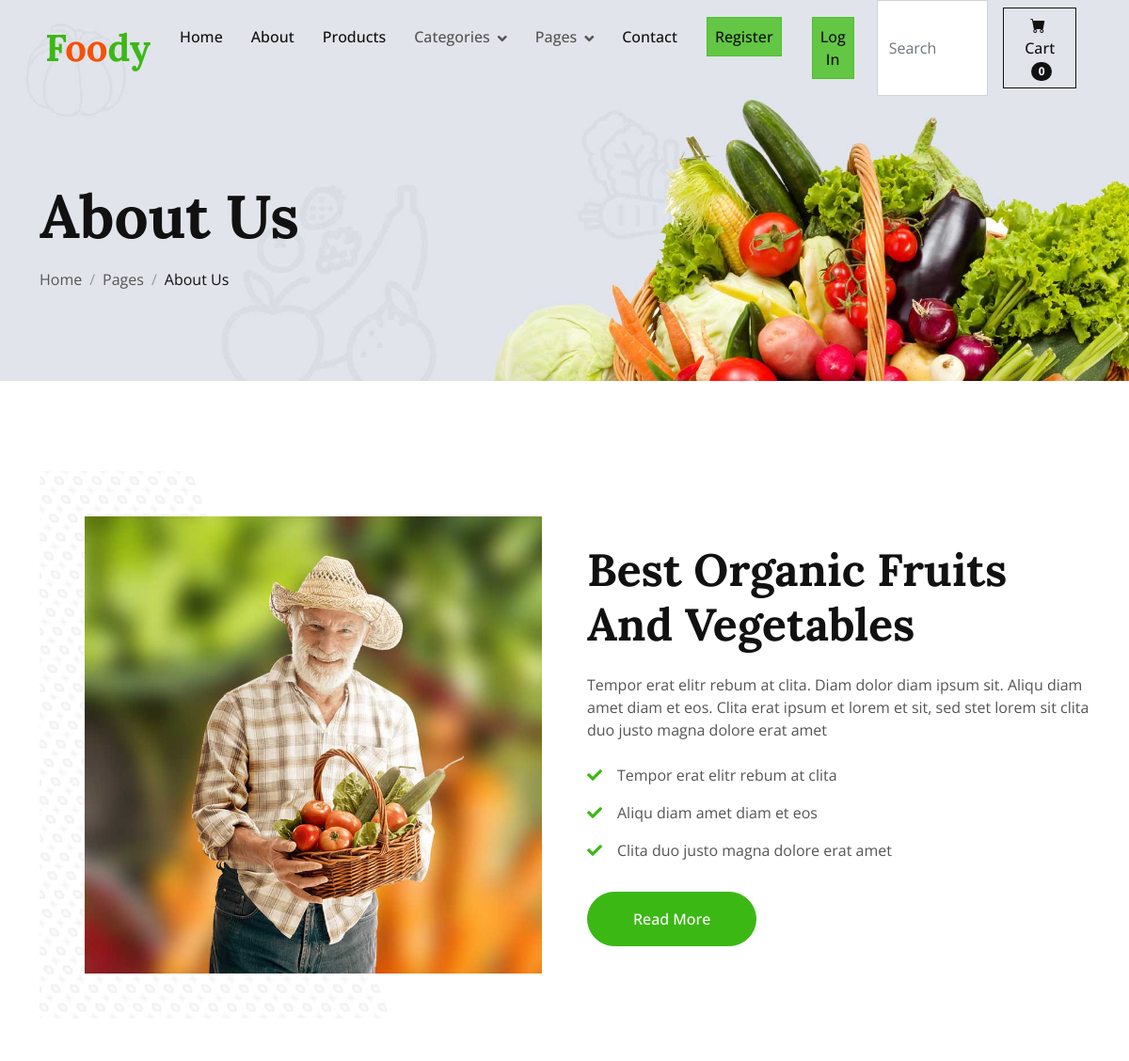
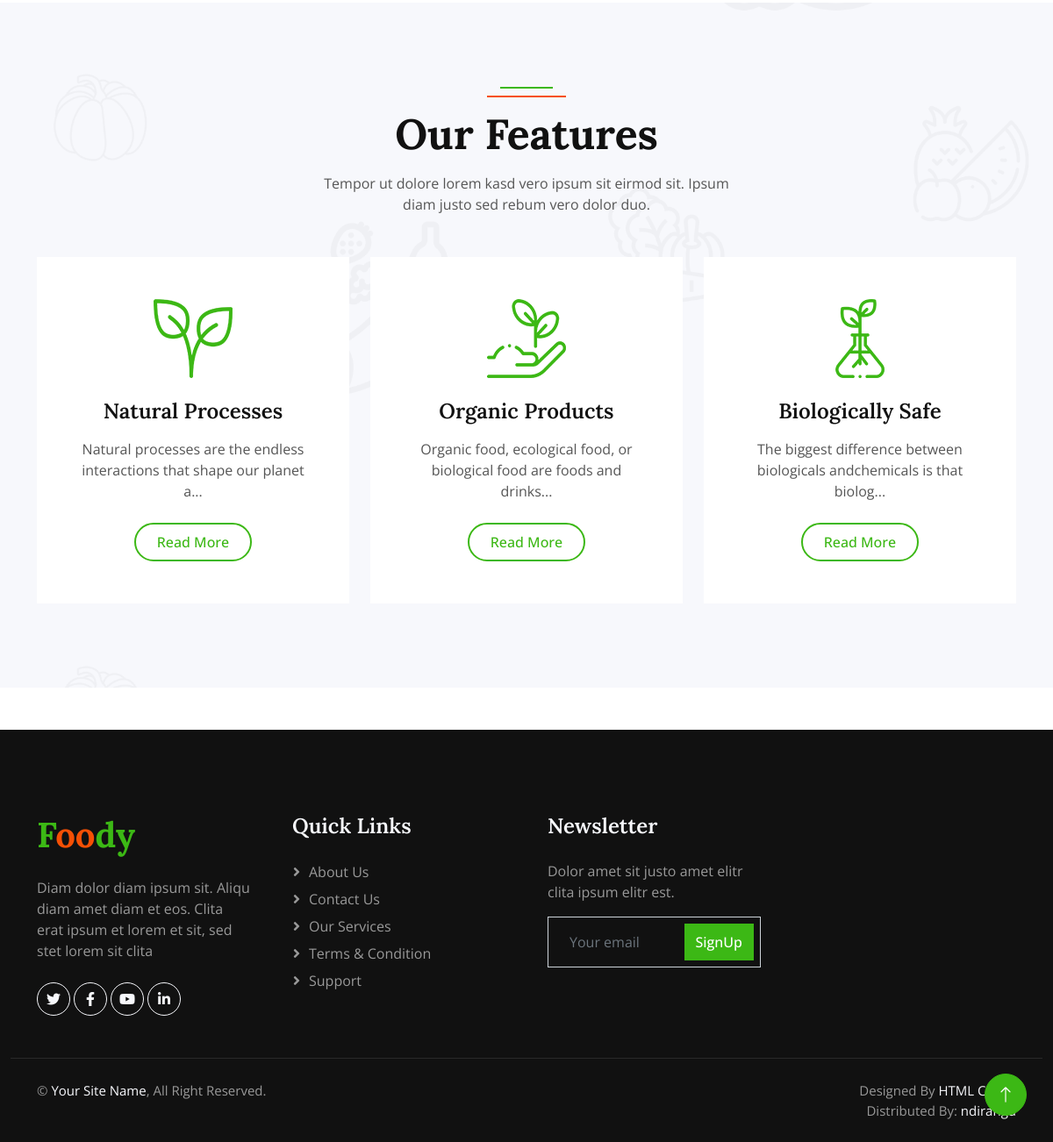
The page /about/ on the database its author committed (2 pictures, top to bottom).
### Store/models.py (models this page shows, shortened)
class Features(models.Model):
    image = models.ImageField(upload_to='uploads/features', default='uploads/features/feature.jpg')
    title = models.CharField(blank=False, null=False, max_length=100)
    description = models.CharField(blank=False, null=False, max_length=10000)

### Store/views.py (the view)
# urls.py: path("about/", views.about, name="about"),
def about(request):
    feature_data = Features.objects.all()
    return  render(request, "about.html", {'navbar':'about','feature_data': feature_data})

### Basket/cart.py (called while the page is built)
    def __len__(self):
        return  len(self.cart)

### Basket/context_processor.py (called while the page is built)
def cart(request):
    return {'cart': Cart(request)}

### Store/templates/about.html
{% extends "layout.html" %}
{% load static %}
{% block body %}
    <div class="container-fluid page-header mb-5 wow fadeIn" data-wow-delay="0.1s">
        <div class="container">
            <h1 class="display-3 mb-3 animated slideInDown">About Us</h1>
            <nav aria-label="breadcrumb animated slideInDown">
                <ol class="breadcrumb mb-0">
                    <li class="breadcrumb-item"><a class="text-body" href="{% url 'Store:home' %}">Home</a></li>
                    <li class="breadcrumb-item"><a class="text-body" href="#">Pages</a></li>
                    <li class="breadcrumb-item text-dark active" aria-current="page">About Us</li>
                </ol>
            </nav>
        </div>
    </div>
    <div class="container-xxl py-5">
        <div class="container">
            <div class="row g-5 align-items-center">
                <div class="col-lg-6 wow fadeIn" data-wow-delay="0.1s">
                    <div class="about-img position-relative overflow-hidden p-5 pe-0">
                        <img class="img-fluid w-100" src="{% static 'img/about.jpg' %}">
                    </div>
                </div>
                <div class="col-lg-6 wow fadeIn" data-wow-delay="0.5s">
                    <h1 class="display-5 mb-4">Best Organic Fruits And Vegetables</h1>
                    <p class="mb-4">Tempor erat elitr rebum at clita. Diam dolor diam ipsum sit. Aliqu diam amet diam et eos. Clita erat ipsum et lorem et sit, sed stet lorem sit clita duo justo magna dolore erat amet</p>
                    <p><i class="fa fa-check text-primary me-3"></i>Tempor erat elitr rebum at clita</p>
                    <p><i class="fa fa-check text-primary me-3"></i>Aliqu diam amet diam et eos</p>
                    <p><i class="fa fa-check text-primary me-3"></i>Clita duo justo magna dolore erat amet</p>
                    <a class="btn btn-primary rounded-pill py-3 px-5 mt-3" href="">Read More</a>
                </div>
            </div>
        </div>
    </div>
    <div class="container-fluid bg-light bg-icon py-6">
        <div class="container">
            <div class="section-header text-center mx-auto mb-5 wow fadeInUp" data-wow-delay="0.1s" style="max-width: 500px;">
                <h1 class="display-5 mb-3">Our Features</h1>
                <p>Tempor ut dolore lorem kasd vero ipsum sit eirmod sit. Ipsum diam justo sed rebum vero dolor duo.</p>
            </div>
            <div class="row g-4">
                {% for feature in feature_data|slice:":3" %}
                    <div class="col-lg-4 col-md-6 wow fadeInUp" data-wow-delay="0.1s">
                    <div class="bg-white text-center h-100 p-4 p-xl-5">
                        <img class="img-fluid mb-4" src="/media/{{ feature.image }}" alt="">
                        <h4 class="mb-3">{{ feature.title }}</h4>
                        <p class="mb-4">{{ feature.description|slice:"70"}}...</p>
                        <a class="btn btn-outline-primary border-2 py-2 px-4 rounded-pill" href="{% url 'Store:featuredetails' feature.id %}">Read More</a>
                    </div>
                </div>
                {% endfor %}
            </div>
        </div>
    </div>
{% endblock %}

### Store/static/css/style.css (style rules this page uses)
:root { --primary: #3CB815; --secondary: #F65005; --light: #F7F8FC; --dark: #111111; }
.py-6 { padding-top: 6rem; padding-bottom: 6rem; }
.bg-icon { background: url(../img/bg-icon.png) center center repeat; background-size: contain; }
.btn { font-weight: 500; transition: .5s; }
.btn.btn-primary, .btn.btn-secondary, .btn.btn-outline-primary:hover, .btn.btn-outline-secondary:hover { color: #FFFFFF; }
.page-header { padding-top: 12rem; padding-bottom: 6rem; background: url(../img/carousel-1.jpg) top right no-repeat; background-size: cover; }
.breadcrumb-item+.breadcrumb-item::before { color: #999999; }
.section-header { position: relative; padding-top: 25px; }
.section-header::before { position: absolute; content: ""; width: 60px; height: 2px; top: 0; left: 50%; transform: translateX(-50%); background: var(--primary); }
.section-header::after { position: absolute; content: ""; width: 90px; height: 2px; top: 10px; left: 50%; transform: translateX(-50%); background: var(--secondary); }
.about-img img { position: relative; z-index: 2; }
.about-img::before { position: absolute; content: ""; top: 0; left: -50%; width: 100%; height: 100%; background-image: -webkit-repeating-radial-gradient(#FFFFFF, #EEEEEE 5px, transparent 5px, transparent 10px); background-image: -moz-repeating-radial-gradient(#FFFFFF, #EEEEEE 5px, transparent 5px, transparent 10px); background-image: -ms-repeating-radial-gradient(#FFFFFF, #EEEEEE 5px, transparent 5px, transparent 10px); background-image: -o-repeating-radial-gradient(#FFFFFF, #EEEEEE 5px, transparent 5px, transparent 10px); background-image: repeating-radial-gradient(#FFFFFF, #EEEEEE 5px, transparent 5px, transparent 10px); background-size: 20px 20px; transform: skew(20deg); z-index: 1; }

### rows shown on the page
Features: image (picture), title "Natural Processes", description "Natural processes are the endless interactions that shape our planet a"
Features: image (picture), title "Organic Products", description "Organic food, ecological food, or biological food are foods and drinks"
Features: image (picture), title "Biologically Safe", description "The biggest difference between biologicals andchemicals is that biolog"

### other values the page prints
{{ cart|length }} "0"
